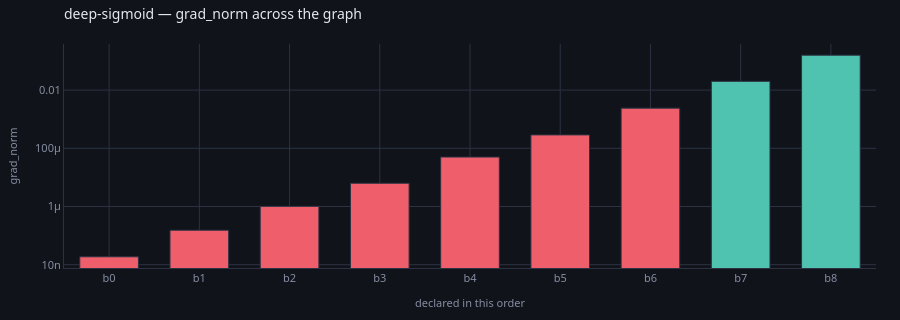

Notebook code cell kept with this figure:
### Markdown cell above
## Vanishing is a shape over depth, not a property of a layer

σ′(z) ≤ 0.25 per layer, so with unit-gain init the backpropagated signal
shrinks geometrically with depth. The **early** layers go quiet while the last
one still learns — which is why one number per node says nothing and the
profile says all of it.

### Code cell
torch.manual_seed(0)
deep = chain([Block(activation="sigmoid") for _ in range(9)])
trained(deep, store, "deep-sigmoid")

profile(store, run="deep-sigmoid", of="grad_norm")

### Figure 1 — Plotly figure (JSON) as saved in the notebook; plotly's stock layout.template omitted (floating-point values rounded to 4 significant figures)
{"data": [{"customdata": ["VANISHING, STALLED", "STALLED", "STALLED", "STALLED", "STALLED", "STALLED", "STALLED", "nothing tripped", "nothing tripped"], "hovertemplate": "<b>%{x}</b><br>%{y:.3e}<br>%{customdata}<extra></extra>", "marker": {"color": ["#ef5f6b", "#ef5f6b", "#ef5f6b", "#ef5f6b", "#ef5f6b", "#ef5f6b", "#ef5f6b", "#4fc3b0", "#4fc3b0"], "line": {"color": "#2c3242", "width": 1}}, "type": "bar", "x": ["b0", "b1", "b2", "b3", "b4", "b5", "b6", "b7", "b8"], "y": [1.869e-08, 1.532e-07, 1.011e-06, 6.296e-06, 5e-05, 0.0002884, 0.002396, 0.01999, 0.1582]}], "layout": {"bargap": 0.35, "font": {"color": "#e7e9ef", "family": "system-ui, -apple-system, Segoe UI, Roboto, sans-serif", "size": 12}, "height": 320, "hoverlabel": {"align": "left", "bgcolor": "#1a1e28", "bordercolor": "#2c3242", "font": {"color": "#e7e9ef", "family": "system-ui, -apple-system, Segoe UI, Roboto, sans-serif"}}, "legend": {"bgcolor": "rgba(0,0,0,0)", "font": {"color": "#868ea3"}, "orientation": "h", "x": 1, "xanchor": "right", "y": 1.02, "yanchor": "bottom"}, "margin": {"b": 44, "l": 56, "r": 24, "t": 44}, "paper_bgcolor": "#101319", "plot_bgcolor": "#101319", "showlegend": false, "title": {"font": {"size": 14}, "text": "deep-sigmoid — grad_norm across the graph", "x": 0, "xanchor": "left", "xref": "paper", "y": 0.97, "yanchor": "top"}, "xaxis": {"gridcolor": "#2c3242", "linecolor": "#2c3242", "tickfont": {"color": "#868ea3", "size": 11}, "title": {"font": {"color": "#868ea3", "size": 11}, "text": "declared in this order"}, "zerolinecolor": "#2c3242"}, "yaxis": {"gridcolor": "#2c3242", "linecolor": "#2c3242", "tickfont": {"color": "#868ea3", "size": 11}, "title": {"font": {"color": "#868ea3", "size": 11}, "text": "grad_norm"}, "type": "log", "zerolinecolor": "#2c3242"}}}
